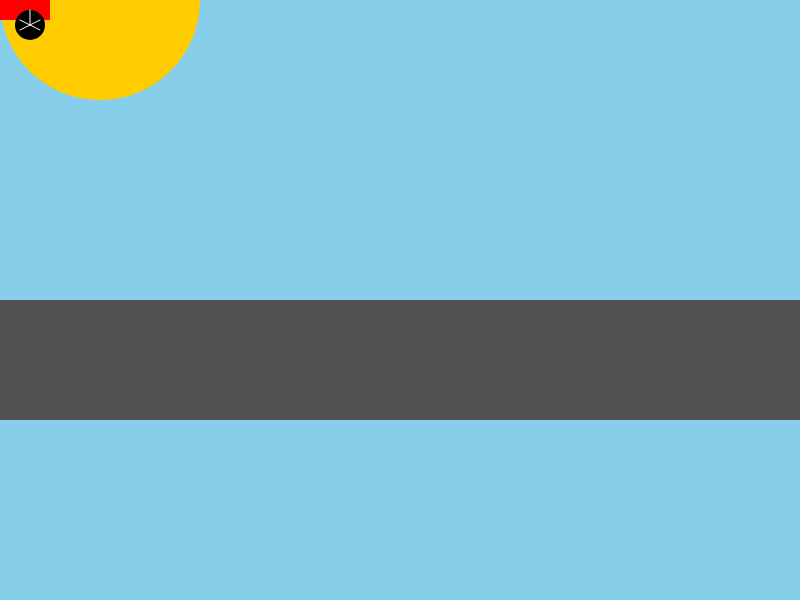
Frame 1 (no input)
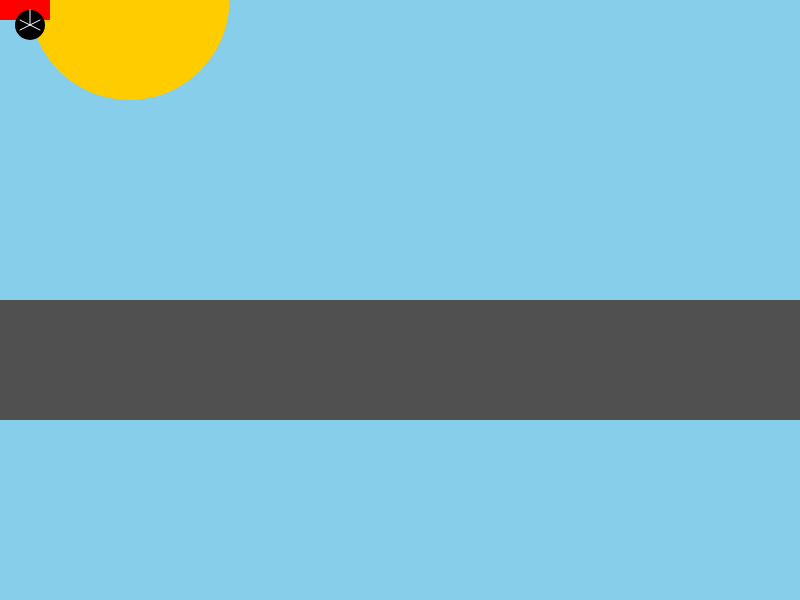
Frame 60 (no input)
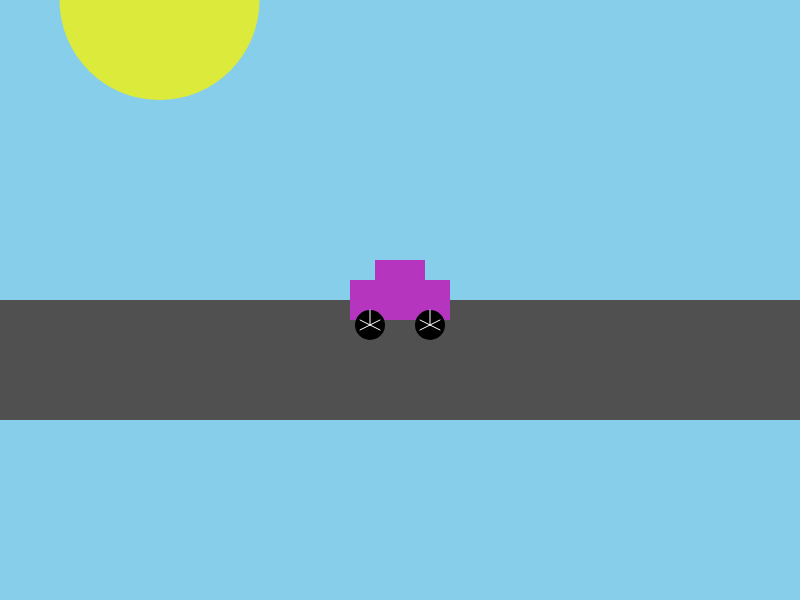
Frame 120 (the mouse pressed at the canvas centre since frame 60)

The p5.js sketch that drew these frames (run headless with seeded random() and noise() and a simulated clock; from frame 60 on, the mouse is pressed at the canvas centre):

// p5.js sketch
// ── sketch.js
/* SS2_Jai G 

Move your mouse for the car.
Mouse Press to change the car and sun colors.
Press anykey to bring the sun back to the original start*/ 


let carX;
let carY;
let speed = 0.05;

let r = 255;
let g = 0;
let b = 0;


let sunR = 255;
let sunG = 204;
let sunB = 0;

let grow = 100




function setup() {
  createCanvas(800, 600);
  carX = width/4;
  carY = height/4 ;
}

function draw() {

  background(135, 206, 235);

  
    //Sun
  fill(sunR, sunG, sunB);
  noStroke();
  ellipse(grow, 0, 200 , 200);


    grow += 0.5

  
 
  // road
  fill(80);
  rect(0, 300, 800, 120);

  // car follows mouse
  carX += (mouseX - carX) ;
  carY += (mouseY - carY) ;

  

  drawcar(carX, carY);
}

function drawcar(x, y) {
  push();
  translate(x, y);

  fill(r, g, b);
  rect(-50, -20, 100, 40);

  fill(max(r), g, b);
  rect(-25, -40, 50, 25);

  fill(0);
  ellipse(-30, 25, 30);
  ellipse(30, 25, 30);

  stroke(255);

  // left wheel rims (5 lines)
  line(-30, 25, -30, 10);
  line(-30, 25, -20, 20);
  line(-30, 25, -40, 20);
  line(-30, 25, -20, 30);
  line(-30, 25, -40, 30);

  // right wheel rims (5 lines)
  line(30, 25, 30, 10);
  line(30, 25, 40, 20);
  line(30, 25, 20, 20);
  line(30, 25, 40, 30);
  line(30, 25, 20, 30);

  
}

function mousePressed() {

  r =random(0,255);
  g =random(0,255);
  b =random(0,255);

  sunR =random(200,255);
  sunG = random(150,255);
  sunB = random(0,200);

  speed += 0.02;
}

function keyPressed() {


grow = 100


}
